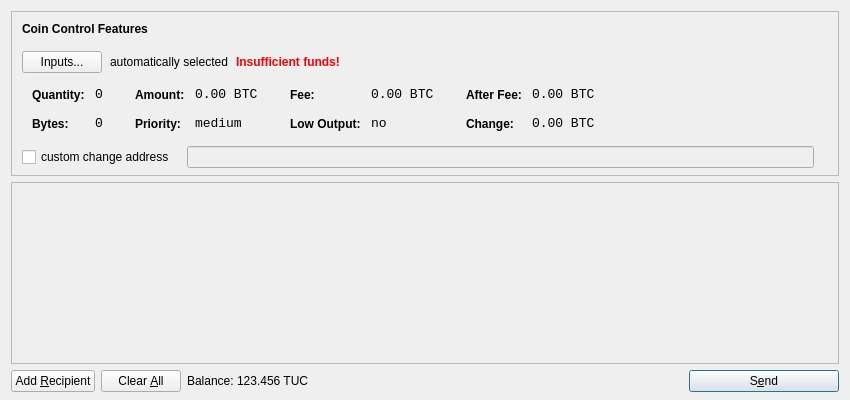
<?xml version="1.0" encoding="UTF-8"?>
<ui version="4.0">
 <class>SendCoinsDialog</class>
 <widget class="QDialog" name="SendCoinsDialog">
  <property name="geometry">
   <rect>
    <x>0</x>
    <y>0</y>
    <width>850</width>
    <height>400</height>
   </rect>
  </property>
  <property name="windowTitle">
   <string>Send Coins</string>
  </property>
  <layout class="QVBoxLayout" name="verticalLayout" stretch="0,1,0">
   <property name="bottomMargin">
    <number>8</number>
   </property>
   <item>
    <widget class="QFrame" name="frameCoinControl">
     <property name="sizePolicy">
      <sizepolicy hsizetype="Expanding" vsizetype="Expanding">
       <horstretch>0</horstretch>
       <verstretch>0</verstretch>
      </sizepolicy>
     </property>
     <property name="maximumSize">
      <size>
       <width>16777215</width>
       <height>16777215</height>
      </size>
     </property>
     <property name="frameShape">
      <enum>QFrame::StyledPanel</enum>
     </property>
     <property name="frameShadow">
      <enum>QFrame::Sunken</enum>
     </property>
     <layout class="QVBoxLayout" name="verticalLayoutCoinControl2">
      <property name="spacing">
       <number>-1</number>
      </property>
      <property name="leftMargin">
       <number>0</number>
      </property>
      <property name="topMargin">
       <number>0</number>
      </property>
      <property name="rightMargin">
       <number>0</number>
      </property>
      <property name="bottomMargin">
       <number>6</number>
      </property>
      <item>
       <layout class="QVBoxLayout" name="verticalLayoutCoinControl" stretch="0,0,0,0,1">
        <property name="spacing">
         <number>0</number>
        </property>
        <property name="leftMargin">
         <number>10</number>
        </property>
        <property name="topMargin">
         <number>10</number>
        </property>
        <item>
         <layout class="QHBoxLayout" name="horizontalLayoutCoinControl1">
          <property name="bottomMargin">
           <number>15</number>
          </property>
          <item>
           <widget class="QLabel" name="labelCoinControlFeatures">
            <property name="sizePolicy">
             <sizepolicy hsizetype="Preferred" vsizetype="Maximum">
              <horstretch>0</horstretch>
              <verstretch>0</verstretch>
             </sizepolicy>
            </property>
            <property name="font">
             <font>
              <weight>75</weight>
              <bold>true</bold>
             </font>
            </property>
            <property name="styleSheet">
             <string notr="true">font-weight:bold;</string>
            </property>
            <property name="text">
             <string>Coin Control Features</string>
            </property>
           </widget>
          </item>
         </layout>
        </item>
        <item>
         <layout class="QHBoxLayout" name="horizontalLayoutCoinControl2" stretch="0,0,0,0">
          <property name="spacing">
           <number>8</number>
          </property>
          <property name="bottomMargin">
           <number>10</number>
          </property>
          <item>
           <widget class="QPushButton" name="pushButtonCoinControl">
            <property name="styleSheet">
             <string notr="true"/>
            </property>
            <property name="text">
             <string>Inputs...</string>
            </property>
           </widget>
          </item>
          <item>
           <widget class="QLabel" name="labelCoinControlAutomaticallySelected">
            <property name="text">
             <string>automatically selected</string>
            </property>
            <property name="margin">
             <number>5</number>
            </property>
           </widget>
          </item>
          <item>
           <widget class="QLabel" name="labelCoinControlInsuffFunds">
            <property name="font">
             <font>
              <weight>75</weight>
              <bold>true</bold>
             </font>
            </property>
            <property name="styleSheet">
             <string notr="true">color:red;font-weight:bold;</string>
            </property>
            <property name="text">
             <string>Insufficient funds!</string>
            </property>
            <property name="margin">
             <number>5</number>
            </property>
           </widget>
          </item>
          <item>
           <spacer name="horizontalSpacerCoinControl">
            <property name="orientation">
             <enum>Qt::Horizontal</enum>
            </property>
            <property name="sizeHint" stdset="0">
             <size>
              <width>40</width>
              <height>1</height>
             </size>
            </property>
           </spacer>
          </item>
         </layout>
        </item>
        <item>
         <widget class="QWidget" name="widgetCoinControl" native="true">
          <property name="sizePolicy">
           <sizepolicy hsizetype="Preferred" vsizetype="Preferred">
            <horstretch>0</horstretch>
            <verstretch>0</verstretch>
           </sizepolicy>
          </property>
          <property name="minimumSize">
           <size>
            <width>0</width>
            <height>0</height>
           </size>
          </property>
          <property name="styleSheet">
           <string notr="true"/>
          </property>
          <layout class="QHBoxLayout" name="horizontalLayoutCoinControl5">
           <property name="margin">
            <number>0</number>
           </property>
           <item>
            <layout class="QHBoxLayout" name="horizontalLayoutCoinControl3" stretch="0,0,0,1">
             <property name="spacing">
              <number>20</number>
             </property>
             <property name="topMargin">
              <number>0</number>
             </property>
             <property name="bottomMargin">
              <number>10</number>
             </property>
             <item>
              <layout class="QFormLayout" name="formLayoutCoinControl1">
               <property name="horizontalSpacing">
                <number>10</number>
               </property>
               <property name="verticalSpacing">
                <number>14</number>
               </property>
               <property name="leftMargin">
                <number>10</number>
               </property>
               <property name="topMargin">
                <number>4</number>
               </property>
               <property name="rightMargin">
                <number>6</number>
               </property>
               <item row="0" column="0">
                <widget class="QLabel" name="labelCoinControlQuantityText">
                 <property name="styleSheet">
                  <string notr="true">font-weight:bold;</string>
                 </property>
                 <property name="text">
                  <string>Quantity:</string>
                 </property>
                 <property name="margin">
                  <number>0</number>
                 </property>
                </widget>
               </item>
               <item row="0" column="1">
                <widget class="QLabel" name="labelCoinControlQuantity">
                 <property name="font">
                  <font>
                   <family>Monospace</family>
                   <pointsize>10</pointsize>
                  </font>
                 </property>
                 <property name="cursor">
                  <cursorShape>IBeamCursor</cursorShape>
                 </property>
                 <property name="contextMenuPolicy">
                  <enum>Qt::ActionsContextMenu</enum>
                 </property>
                 <property name="text">
                  <string notr="true">0</string>
                 </property>
                 <property name="margin">
                  <number>0</number>
                 </property>
                 <property name="textInteractionFlags">
                  <set>Qt::LinksAccessibleByMouse|Qt::TextSelectableByKeyboard|Qt::TextSelectableByMouse</set>
                 </property>
                </widget>
               </item>
               <item row="1" column="0">
                <widget class="QLabel" name="labelCoinControlBytesText">
                 <property name="styleSheet">
                  <string notr="true">font-weight:bold;</string>
                 </property>
                 <property name="text">
                  <string>Bytes:</string>
                 </property>
                </widget>
               </item>
               <item row="1" column="1">
                <widget class="QLabel" name="labelCoinControlBytes">
                 <property name="font">
                  <font>
                   <family>Monospace</family>
                   <pointsize>10</pointsize>
                  </font>
                 </property>
                 <property name="cursor">
                  <cursorShape>IBeamCursor</cursorShape>
                 </property>
                 <property name="contextMenuPolicy">
                  <enum>Qt::ActionsContextMenu</enum>
                 </property>
                 <property name="text">
                  <string notr="true">0</string>
                 </property>
                 <property name="textInteractionFlags">
                  <set>Qt::LinksAccessibleByMouse|Qt::TextSelectableByKeyboard|Qt::TextSelectableByMouse</set>
                 </property>
                </widget>
               </item>
              </layout>
             </item>
             <item>
              <layout class="QFormLayout" name="formLayoutCoinControl2">
               <property name="horizontalSpacing">
                <number>10</number>
               </property>
               <property name="verticalSpacing">
                <number>14</number>
               </property>
               <property name="leftMargin">
                <number>6</number>
               </property>
               <property name="topMargin">
                <number>4</number>
               </property>
               <property name="rightMargin">
                <number>6</number>
               </property>
               <item row="0" column="0">
                <widget class="QLabel" name="labelCoinControlAmountText">
                 <property name="styleSheet">
                  <string notr="true">font-weight:bold;</string>
                 </property>
                 <property name="text">
                  <string>Amount:</string>
                 </property>
                 <property name="margin">
                  <number>0</number>
                 </property>
                </widget>
               </item>
               <item row="0" column="1">
                <widget class="QLabel" name="labelCoinControlAmount">
                 <property name="font">
                  <font>
                   <family>Monospace</family>
                   <pointsize>10</pointsize>
                  </font>
                 </property>
                 <property name="cursor">
                  <cursorShape>IBeamCursor</cursorShape>
                 </property>
                 <property name="contextMenuPolicy">
                  <enum>Qt::ActionsContextMenu</enum>
                 </property>
                 <property name="text">
                  <string notr="true">0.00 BTC</string>
                 </property>
                 <property name="textInteractionFlags">
                  <set>Qt::LinksAccessibleByMouse|Qt::TextSelectableByKeyboard|Qt::TextSelectableByMouse</set>
                 </property>
                </widget>
               </item>
               <item row="1" column="0">
                <widget class="QLabel" name="labelCoinControlPriorityText">
                 <property name="styleSheet">
                  <string notr="true">font-weight:bold;</string>
                 </property>
                 <property name="text">
                  <string>Priority:</string>
                 </property>
                </widget>
               </item>
               <item row="1" column="1">
                <widget class="QLabel" name="labelCoinControlPriority">
                 <property name="font">
                  <font>
                   <family>Monospace</family>
                   <pointsize>10</pointsize>
                  </font>
                 </property>
                 <property name="cursor">
                  <cursorShape>IBeamCursor</cursorShape>
                 </property>
                 <property name="contextMenuPolicy">
                  <enum>Qt::ActionsContextMenu</enum>
                 </property>
                 <property name="text">
                  <string>medium</string>
                 </property>
                 <property name="textInteractionFlags">
                  <set>Qt::LinksAccessibleByMouse|Qt::TextSelectableByKeyboard|Qt::TextSelectableByMouse</set>
                 </property>
                </widget>
               </item>
              </layout>
             </item>
             <item>
              <layout class="QFormLayout" name="formLayoutCoinControl3">
               <property name="horizontalSpacing">
                <number>10</number>
               </property>
               <property name="verticalSpacing">
                <number>14</number>
               </property>
               <property name="leftMargin">
                <number>6</number>
               </property>
               <property name="topMargin">
                <number>4</number>
               </property>
               <property name="rightMargin">
                <number>6</number>
               </property>
               <item row="0" column="0">
                <widget class="QLabel" name="labelCoinControlFeeText">
                 <property name="styleSheet">
                  <string notr="true">font-weight:bold;</string>
                 </property>
                 <property name="text">
                  <string>Fee:</string>
                 </property>
                 <property name="margin">
                  <number>0</number>
                 </property>
                </widget>
               </item>
               <item row="0" column="1">
                <widget class="QLabel" name="labelCoinControlFee">
                 <property name="font">
                  <font>
                   <family>Monospace</family>
                   <pointsize>10</pointsize>
                  </font>
                 </property>
                 <property name="cursor">
                  <cursorShape>IBeamCursor</cursorShape>
                 </property>
                 <property name="contextMenuPolicy">
                  <enum>Qt::ActionsContextMenu</enum>
                 </property>
                 <property name="text">
                  <string notr="true">0.00 BTC</string>
                 </property>
                 <property name="textInteractionFlags">
                  <set>Qt::LinksAccessibleByMouse|Qt::TextSelectableByKeyboard|Qt::TextSelectableByMouse</set>
                 </property>
                </widget>
               </item>
               <item row="1" column="0">
                <widget class="QLabel" name="labelCoinControlLowOutputText">
                 <property name="styleSheet">
                  <string notr="true">font-weight:bold;</string>
                 </property>
                 <property name="text">
                  <string>Low Output:</string>
                 </property>
                </widget>
               </item>
               <item row="1" column="1">
                <widget class="QLabel" name="labelCoinControlLowOutput">
                 <property name="font">
                  <font>
                   <family>Monospace</family>
                   <pointsize>10</pointsize>
                  </font>
                 </property>
                 <property name="cursor">
                  <cursorShape>IBeamCursor</cursorShape>
                 </property>
                 <property name="contextMenuPolicy">
                  <enum>Qt::ActionsContextMenu</enum>
                 </property>
                 <property name="text">
                  <string>no</string>
                 </property>
                 <property name="textInteractionFlags">
                  <set>Qt::LinksAccessibleByMouse|Qt::TextSelectableByKeyboard|Qt::TextSelectableByMouse</set>
                 </property>
                </widget>
               </item>
              </layout>
             </item>
             <item>
              <layout class="QFormLayout" name="formLayoutCoinControl4">
               <property name="horizontalSpacing">
                <number>10</number>
               </property>
               <property name="verticalSpacing">
                <number>14</number>
               </property>
               <property name="leftMargin">
                <number>6</number>
               </property>
               <property name="topMargin">
                <number>4</number>
               </property>
               <property name="rightMargin">
                <number>6</number>
               </property>
               <item row="0" column="0">
                <widget class="QLabel" name="labelCoinControlAfterFeeText">
                 <property name="styleSheet">
                  <string notr="true">font-weight:bold;</string>
                 </property>
                 <property name="text">
                  <string>After Fee:</string>
                 </property>
                 <property name="margin">
                  <number>0</number>
                 </property>
                </widget>
               </item>
               <item row="0" column="1">
                <widget class="QLabel" name="labelCoinControlAfterFee">
                 <property name="font">
                  <font>
                   <family>Monospace</family>
                   <pointsize>10</pointsize>
                  </font>
                 </property>
                 <property name="cursor">
                  <cursorShape>IBeamCursor</cursorShape>
                 </property>
                 <property name="contextMenuPolicy">
                  <enum>Qt::ActionsContextMenu</enum>
                 </property>
                 <property name="text">
                  <string notr="true">0.00 BTC</string>
                 </property>
                 <property name="textInteractionFlags">
                  <set>Qt::LinksAccessibleByMouse|Qt::TextSelectableByKeyboard|Qt::TextSelectableByMouse</set>
                 </property>
                </widget>
               </item>
               <item row="1" column="0">
                <widget class="QLabel" name="labelCoinControlChangeText">
                 <property name="styleSheet">
                  <string notr="true">font-weight:bold;</string>
                 </property>
                 <property name="text">
                  <string>Change:</string>
                 </property>
                </widget>
               </item>
               <item row="1" column="1">
                <widget class="QLabel" name="labelCoinControlChange">
                 <property name="font">
                  <font>
                   <family>Monospace</family>
                   <pointsize>10</pointsize>
                  </font>
                 </property>
                 <property name="cursor">
                  <cursorShape>IBeamCursor</cursorShape>
                 </property>
                 <property name="contextMenuPolicy">
                  <enum>Qt::ActionsContextMenu</enum>
                 </property>
                 <property name="text">
                  <string notr="true">0.00 BTC</string>
                 </property>
                 <property name="textInteractionFlags">
                  <set>Qt::LinksAccessibleByMouse|Qt::TextSelectableByKeyboard|Qt::TextSelectableByMouse</set>
                 </property>
                </widget>
               </item>
              </layout>
             </item>
            </layout>
           </item>
          </layout>
         </widget>
        </item>
        <item>
         <layout class="QHBoxLayout" name="horizontalLayoutCoinControl4" stretch="0,0,0">
          <property name="spacing">
           <number>12</number>
          </property>
          <property name="sizeConstraint">
           <enum>QLayout::SetDefaultConstraint</enum>
          </property>
          <property name="topMargin">
           <number>5</number>
          </property>
          <property name="rightMargin">
           <number>5</number>
          </property>
          <item>
           <widget class="QCheckBox" name="checkBoxCoinControlChange">
            <property name="text">
             <string>custom change address</string>
            </property>
           </widget>
          </item>
          <item>
           <widget class="QLineEdit" name="lineEditCoinControlChange">
            <property name="enabled">
             <bool>false</bool>
            </property>
            <property name="sizePolicy">
             <sizepolicy hsizetype="Expanding" vsizetype="Fixed">
              <horstretch>0</horstretch>
              <verstretch>0</verstretch>
             </sizepolicy>
            </property>
           </widget>
          </item>
          <item>
           <widget class="QLabel" name="labelCoinControlChangeLabel">
            <property name="sizePolicy">
             <sizepolicy hsizetype="Preferred" vsizetype="Expanding">
              <horstretch>0</horstretch>
              <verstretch>0</verstretch>
             </sizepolicy>
            </property>
            <property name="minimumSize">
             <size>
              <width>0</width>
              <height>0</height>
             </size>
            </property>
            <property name="text">
             <string/>
            </property>
            <property name="margin">
             <number>3</number>
            </property>
           </widget>
          </item>
         </layout>
        </item>
        <item>
         <spacer name="verticalSpacerCoinControl">
          <property name="orientation">
           <enum>Qt::Vertical</enum>
          </property>
          <property name="sizeHint" stdset="0">
           <size>
            <width>800</width>
            <height>1</height>
           </size>
          </property>
         </spacer>
        </item>
       </layout>
      </item>
     </layout>
    </widget>
   </item>
   <item>
    <widget class="QScrollArea" name="scrollArea">
     <property name="widgetResizable">
      <bool>true</bool>
     </property>
     <widget class="QWidget" name="scrollAreaWidgetContents">
      <property name="geometry">
       <rect>
        <x>0</x>
        <y>0</y>
        <width>830</width>
        <height>165</height>
       </rect>
      </property>
      <layout class="QVBoxLayout" name="verticalLayout_2">
       <property name="margin">
        <number>0</number>
       </property>
       <item>
        <layout class="QVBoxLayout" name="entries">
         <property name="spacing">
          <number>6</number>
         </property>
        </layout>
       </item>
       <item>
        <spacer name="verticalSpacer">
         <property name="orientation">
          <enum>Qt::Vertical</enum>
         </property>
         <property name="sizeHint" stdset="0">
          <size>
           <width>20</width>
           <height>40</height>
          </size>
         </property>
        </spacer>
       </item>
      </layout>
     </widget>
    </widget>
   </item>
   <item>
    <layout class="QHBoxLayout" name="horizontalLayout">
     <item>
      <widget class="QPushButton" name="addButton">
       <property name="toolTip">
        <string>Send to multiple recipients at once</string>
       </property>
       <property name="text">
        <string>Add &amp;Recipient</string>
       </property>
       <property name="icon">
        <iconset resource="../bitcoin.qrc">
         <normaloff>:/icons/add</normaloff>:/icons/add</iconset>
       </property>
       <property name="autoDefault">
        <bool>false</bool>
       </property>
      </widget>
     </item>
     <item>
      <widget class="QPushButton" name="clearButton">
       <property name="sizePolicy">
        <sizepolicy hsizetype="Minimum" vsizetype="Fixed">
         <horstretch>0</horstretch>
         <verstretch>0</verstretch>
        </sizepolicy>
       </property>
       <property name="toolTip">
        <string>Remove all transaction fields</string>
       </property>
       <property name="text">
        <string>Clear &amp;All</string>
       </property>
       <property name="icon">
        <iconset resource="../bitcoin.qrc">
         <normaloff>:/icons/remove</normaloff>:/icons/remove</iconset>
       </property>
       <property name="autoRepeatDelay">
        <number>300</number>
       </property>
       <property name="autoDefault">
        <bool>false</bool>
       </property>
      </widget>
     </item>
     <item>
      <layout class="QHBoxLayout" name="horizontalLayout_2">
       <property name="spacing">
        <number>3</number>
       </property>
       <item>
        <widget class="QLabel" name="label">
         <property name="text">
          <string>Balance:</string>
         </property>
        </widget>
       </item>
       <item>
        <widget class="QLabel" name="labelBalance">
         <property name="cursor">
          <cursorShape>IBeamCursor</cursorShape>
         </property>
         <property name="text">
          <string>123.456 TUC</string>
         </property>
         <property name="textInteractionFlags">
          <set>Qt::LinksAccessibleByMouse|Qt::TextSelectableByKeyboard|Qt::TextSelectableByMouse</set>
         </property>
        </widget>
       </item>
      </layout>
     </item>
     <item>
      <spacer name="horizontalSpacer">
       <property name="orientation">
        <enum>Qt::Horizontal</enum>
       </property>
       <property name="sizeHint" stdset="0">
        <size>
         <width>40</width>
         <height>20</height>
        </size>
       </property>
      </spacer>
     </item>
     <item>
      <widget class="QPushButton" name="sendButton">
       <property name="minimumSize">
        <size>
         <width>150</width>
         <height>0</height>
        </size>
       </property>
       <property name="toolTip">
        <string>Confirm the send action</string>
       </property>
       <property name="text">
        <string>S&amp;end</string>
       </property>
       <property name="icon">
        <iconset resource="../bitcoin.qrc">
         <normaloff>:/icons/send</normaloff>:/icons/send</iconset>
       </property>
       <property name="default">
        <bool>true</bool>
       </property>
      </widget>
     </item>
    </layout>
   </item>
  </layout>
 </widget>
 <resources>
  <include location="../bitcoin.qrc"/>
 </resources>
 <connections/>
</ui>
